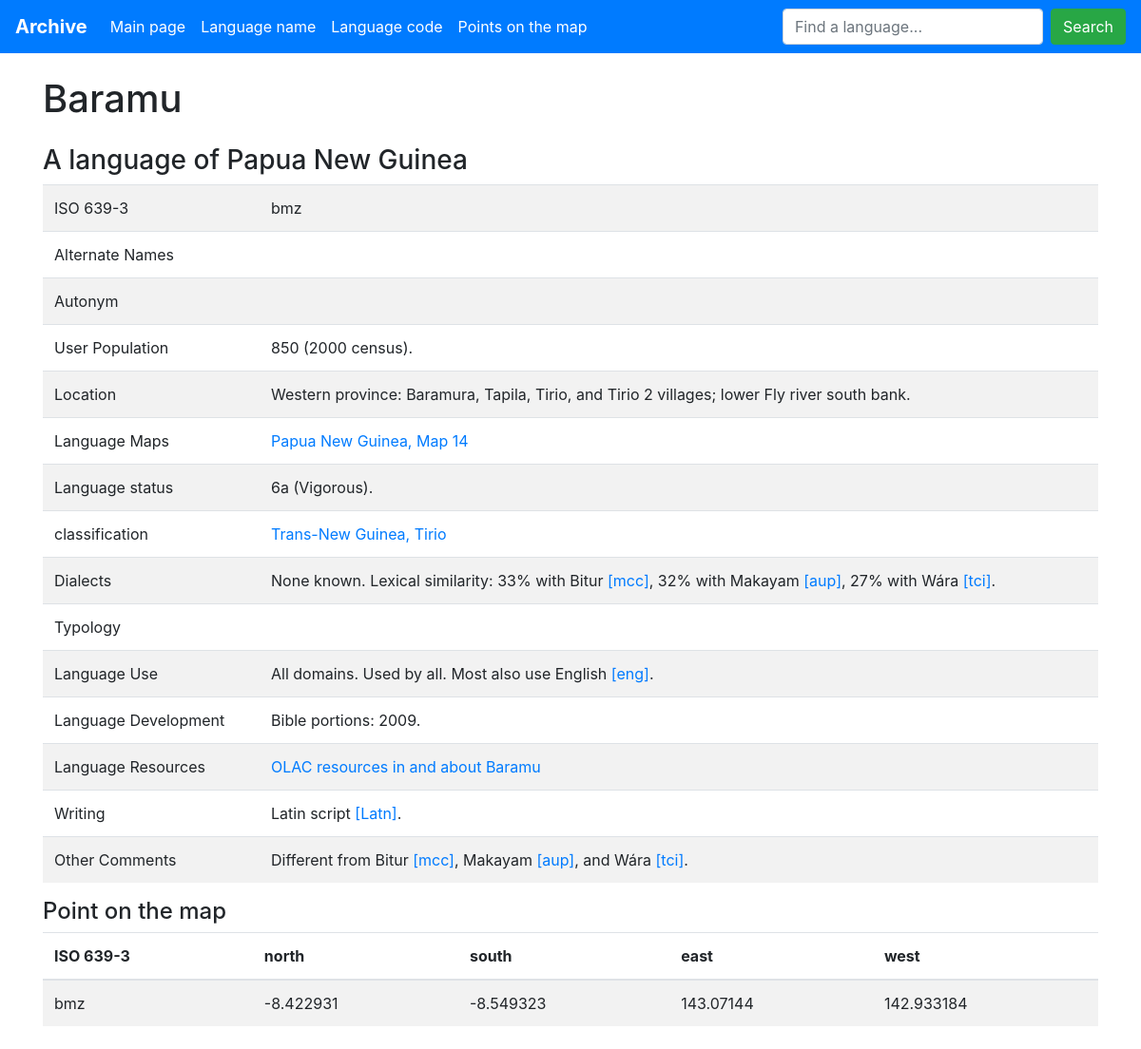
Page /language/bmz/ on the committed database.
### langs/models.py (models this page shows, shortened)
class Language(models.Model):
    language_name = models.TextField()
    language_of = models.TextField()
    iso = models.ForeignKey(Iso, on_delete=models.CASCADE)
    alternate_names = models.TextField()
    autonym = models.TextField()
    user_population = models.TextField()
    location = models.TextField()
    language_maps = models.TextField()
    language_status = models.TextField()
    classification = models.TextField()
    dialects = models.TextField()
    typology = models.TextField()
    language_use = models.TextField()
    language_development = models.TextField()
    language_resource = models.TextField()
    writing = models.TextField()
    other_comments = models.TextField()
    class Meta:
        db_table = 'language'

class Iso(models.Model):
    iso = models.CharField(max_length=3)
    class Meta:
        db_table = 'iso'
    def __str__(self):
        return self.iso

class MapPoint(models.Model):
    iso = models.ForeignKey(Iso, on_delete=models.CASCADE)
    north = models.FloatField()
    south = models.FloatField()
    east = models.FloatField()
    west = models.FloatField()
    class Meta:
        db_table = 'map_point'

### langs/views.py (the view)
# urls.py: path('language/<str:iso>/', LangDetailView.as_view(), name='map_detail'),
class LangDetailView(views.View):
    def get(self, request, iso):
        context = {
            'language': Language.objects.get(iso__iso=iso),
            'point': MapPoint.objects.get(iso__iso=iso),
        }
        return render(request, 'langs/lang_detail.html', context=context)

### langs/templates/langs/lang_detail.html (shortened to what this page needs)
{% extends './base.html' %}
{% load static %}
{% block header %}
    <div class="container my-4">
        <h1>{{ language.language_name }}</h1>
    </div>
{% endblock %}
{% block content %}
    <div class="container my-4">
        <h3>A language of {{ language.language_of|safe}}</h3>
        <table class="table table-striped">
            <tbody>
                <tr>
                    <td>ISO 639-3</td>
                    <td>{{ language.iso|safe }}</td>
                </tr>
                <tr>
                    <td>Alternate Names</td>
                    <td>{{ language.alternate_names|safe }}</td>
                </tr>
                <tr>
                    <td>Autonym</td>
                    <td>{{ language.autonym|safe}}</td>
                </tr>
                <tr>
                    <td>User Population</td>
                    <td>{{ language.user_population|safe }}</td>
                </tr>
                <tr>
                    <td>Location</td>
                    <td>{{ language.location|safe }}</td>
                </tr>
                <tr>
                    <td>Language Maps</td>
                    <td>{{ language.language_maps|safe }}</td>
                </tr>
                <tr>
                    <td>Language status</td>
                    <td>{{ language.language_status|safe }}</td>
                </tr>
                <tr>
                    <td>classification</td>
                    <td>{{ language.classification|safe }}</td>
                </tr>
                <tr>
                    <td>Dialects</td>
                    <td>{{ language.dialects|safe }}</td>
                </tr>
                <tr>
                    <td>Typology</td>
                    <td>{{ language.typology|safe }}</td>
                </tr>
                <tr>
                    <td>Language Use</td>
                    <td>{{ language.language_use|safe }}</td>
                </tr>
                <tr>
                    <td>Language Development</td>
                    <td>{{ language.language_development|safe }}</td>
                </tr>
                <tr>
                    <td>Language Resources</td>
                    <td>{{ language.language_resource|safe }}</td>
                </tr>
                <tr>
                    <td>Writing</td>
                    <td>{{ language.writing|safe }}</td>
                </tr>
                <tr>
                    <td>Other Comments</td>
                    <td>{{ language.other_comments|safe }}</td>
                </tr>
            </tbody>
        </table>
        <h4>Point on the map</h4>
        <table class="table table-striped">
              <thead>
                <tr>
                  <th scope="col">ISO 639-3</th>
                  <th scope="col">north</th>
                  <th scope="col">south</th>
                  <th scope="col">east</th>
                  <th scope="col">west</th>
                </tr>
              </thead>
              <tbody>
                  <tr>
                    <td>{{ point.iso }}</td>
                    <td>{{ point.north }}</td>
                    <td>{{ point.south }}</td>
                    <td>{{ point.east }}</td>
                    <td>{{ point.west }}</td>
                  </tr>
              </tbody>
        </table>
    </div>
{% endblock %}

### rows in the picture
Language: language_name "Baramu", language_of "Papua New Guinea", iso "bmz", user_population "850 (2000 census).", location "Western province: Baramura, Tapila, Tirio, and Tirio 2 villages; lower Fly river south bank.", language_maps "Papua New Guinea, Map 14", language_status "6a (Vigorous).", classification "Trans-New Guinea, Tirio", dialects "None known. Lexical similarity: 33% with Bitur [mcc] , 32% with Makayam [aup] , 27% with Wára [tci] .", language_use "All domains. Used by all. Most also use English [eng] .", language_development "Bible portions: 2009.", language_resource "OLAC resources in and about Baramu", writing "Latin script [Latn] .", other_comments "Different from Bitur [mcc] , Makayam [aup] , and Wára [tci] ."
